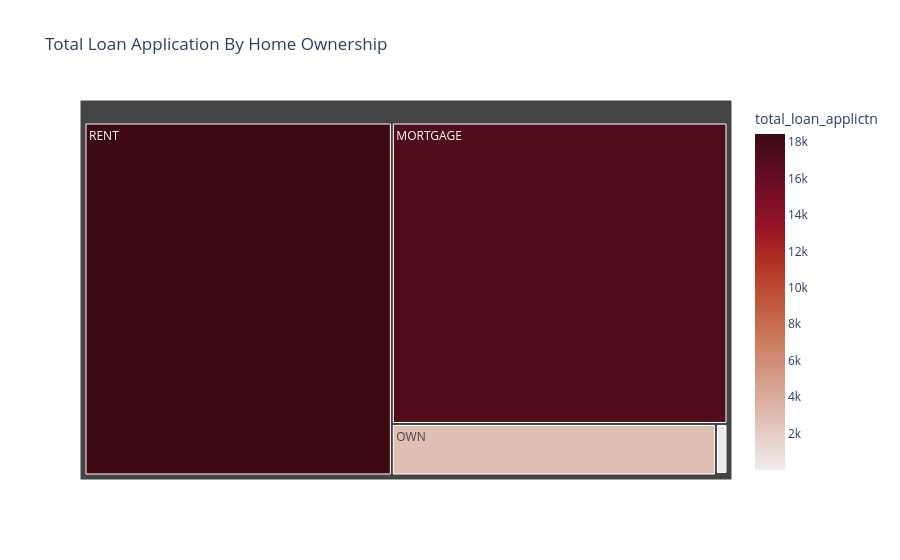

This figure's notebook cell:
### Markdown cell above
#### Home Ownership By Total  Loan Application

### Code cell
home_byapplication = df.groupby("home_ownership")['id'].count().reset_index()
home_byapplication['total_loan_applictn'] = home_byapplication['id']
fig = px.treemap(
    home_byapplication,
    path = ["home_ownership"],
    values = 'total_loan_applictn',
    color = 'total_loan_applictn',
    color_continuous_scale= 'amp',
    title= "Total Loan Application By Home Ownership" 
)
fig.show()

### Figure 1 — Plotly figure (JSON) as saved in the notebook; plotly's stock layout.template omitted (floating-point values rounded to 4 significant figures)
{"data": [{"branchvalues": "total", "customdata": [[17200.0], [3.0], [98.0], [2838.0], [18440.0]], "domain": {"x": [0, 1], "y": [0, 1]}, "hovertemplate": "labels=%{label}<br>total_loan_applictn_sum=%{value}<br>parent=%{parent}<br>id=%{id}<br>total_loan_applictn=%{color}<extra></extra>", "ids": ["MORTGAGE", "NONE", "OTHER", "OWN", "RENT"], "labels": ["MORTGAGE", "NONE", "OTHER", "OWN", "RENT"], "marker": {"coloraxis": "coloraxis", "colors": [17200.0, 3.0, 98.0, 2838.0, 18440.0]}, "name": "", "parents": ["", "", "", "", ""], "type": "treemap", "values": [17200.0, 3.0, 98.0, 2838.0, 18440.0]}], "layout": {"coloraxis": {"colorbar": {"title": {"text": "total_loan_applictn"}}, "colorscale": [[0, "rgb(241, 236, 236)"], [0.09091, "rgb(230, 209, 203)"], [0.1818, "rgb(221, 182, 170)"], [0.2727, "rgb(213, 156, 137)"], [0.3636, "rgb(205, 129, 103)"], [0.4545, "rgb(196, 102, 73)"], [0.5455, "rgb(186, 74, 47)"], [0.6364, "rgb(172, 44, 36)"], [0.7273, "rgb(149, 19, 39)"], [0.8182, "rgb(120, 14, 40)"], [0.9091, "rgb(89, 13, 31)"], [1, "rgb(60, 9, 17)"]]}, "legend": {"tracegroupgap": 0}, "title": {"text": "Total Loan Application By Home Ownership"}}}
